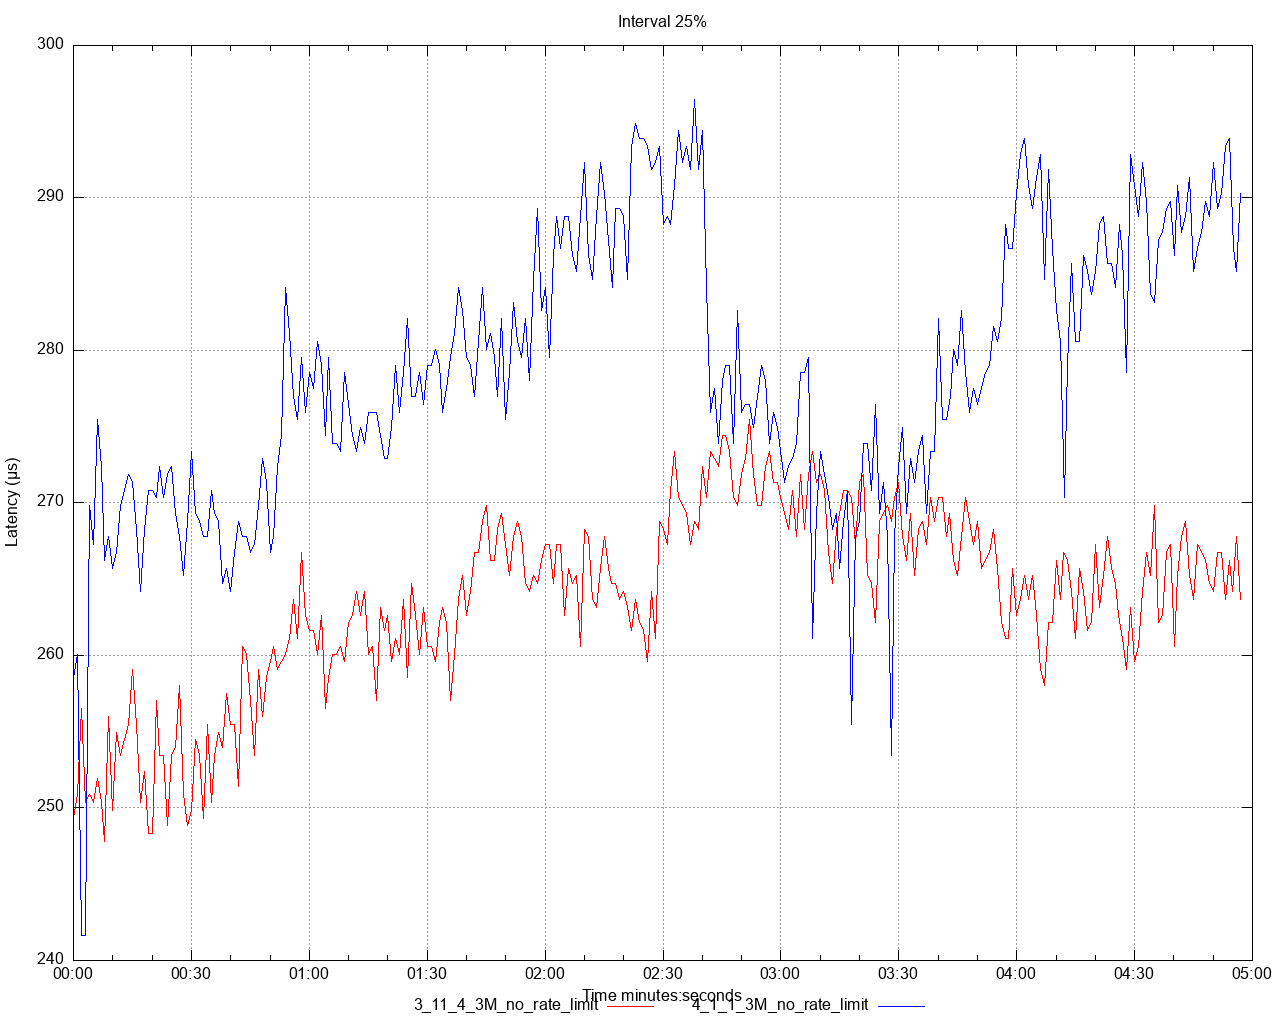

The script that saved this image:
set title 'Interval 25%' noenhanced
set style data lines
set datafile separator ","
set terminal png size 1280,1024
set grid
set key below
set xdata time
set timefmt "%s"
offset = 0
t0(x)=(offset=($0==0) ? x : offset, x - offset)
set xlabel 'Time minutes:seconds'
set ylabel 'Latency (μs)'
set output '/Users/ahmet.mircik/simulator/tests/report_3M_no_rate_limit/latency/latency_interval_25_get.png'
plot \
   '/Users/ahmet.mircik/simulator/tests/report_3M_no_rate_limit/data/latency_interval_25_get_1.data' using (t0(timecolumn(1))):2 title "3_11_4_3M_no_rate_limit" noenhanced lt rgb "red", \
   '/Users/ahmet.mircik/simulator/tests/report_3M_no_rate_limit/data/latency_interval_25_get_2.data' using (t0(timecolumn(1))):2 title "4_1_1_3M_no_rate_limit" noenhanced lt rgb "blue", \
